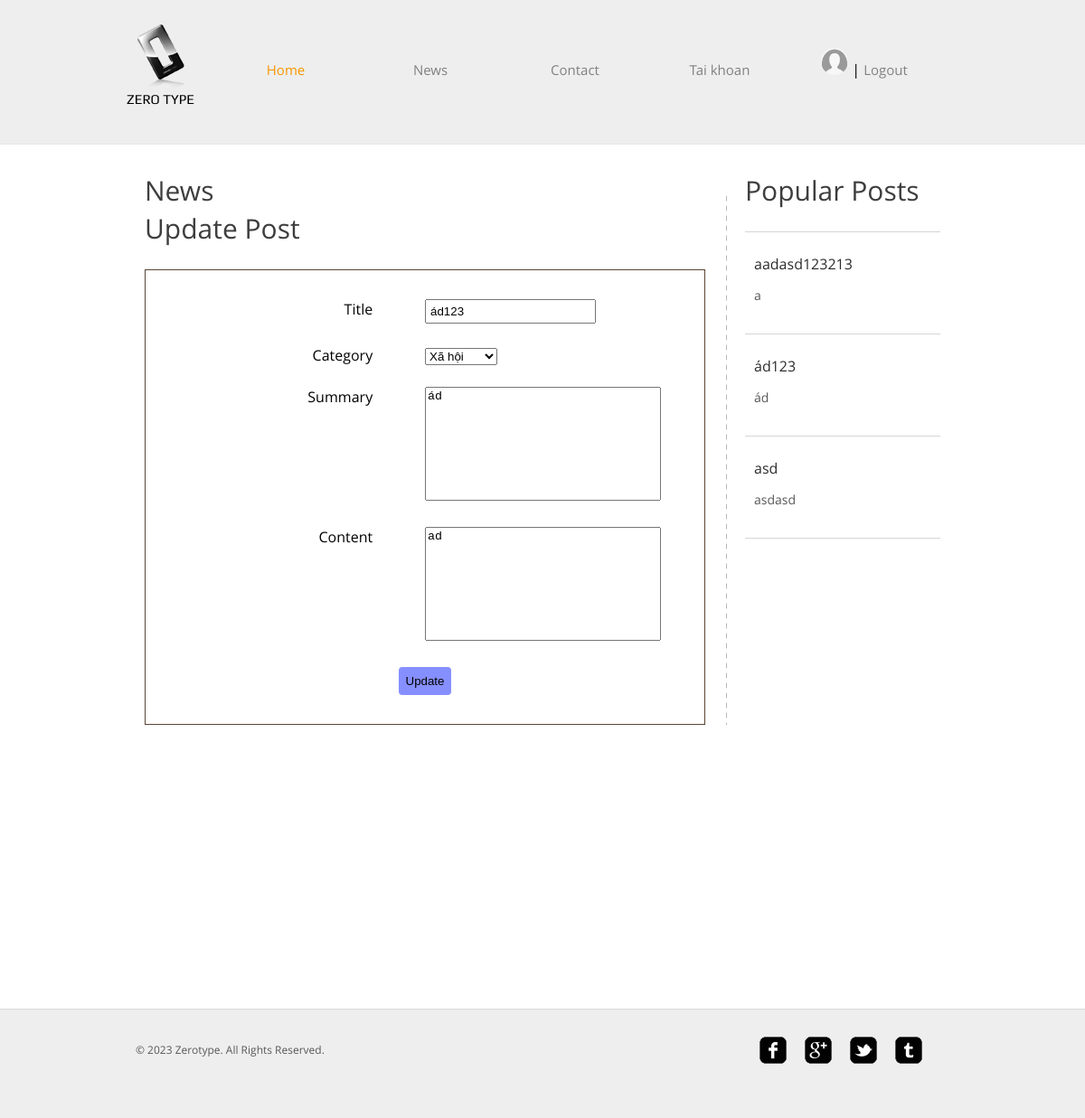
/news.php?state=update&id=4 (signed in), run on the app's committed database.
### tables this page shows
CREATE TABLE `users` (
  `id` int(11) NOT NULL,
  `username` char(100) NOT NULL,
  `gender` char(3) NOT NULL,
  `email` char(100) NOT NULL,
  `phone` char(100) NOT NULL,
  `password` char(100) NOT NULL,
  `hobby` char(100) NOT NULL,
  `avatar` char(100) NOT NULL,
  `role` int(11) DEFAULT 2
);

CREATE TABLE `news` (
  `id` int(11) NOT NULL,
  `category_id` int(11) NOT NULL,
  `user_id` int(11) NOT NULL,
  `title` text NOT NULL,
  `s_content` text DEFAULT NULL,
  `l_content` text NOT NULL,
  `date` date NOT NULL,
  `state` int(11) NOT NULL DEFAULT 0 COMMENT '0: new | 1: posted',
  `number` int(11) NOT NULL DEFAULT 0 COMMENT 'number of reads'
);

### src/control.php (called while the page is built, shortened)
<?php
include 'connect.php';
class Data
{
  public function select_user($email)
  {
    global $conn;
    if ($email == 'all') {
      $sql = "SELECT * FROM users";
    } else {
      $sql = "SELECT * FROM users WHERE email = '$email'";
    }
    $run = mysqli_query($conn, $sql);
    return $run;
  }
}

### src/new.php (called while the page is built, shortened)
<?php
include_once 'src/connect.php';
include_once 'control.php';
class News
{
  public static function getPopularPosts() {
    global $conn;
    $sql =
    "SELECT news.*, users.username as author
    FROM
    news INNER JOIN users
    ON news.user_id = users.id
    ORDER BY number DESC
    LIMIT 3
    ";
    $run = mysqli_query($conn, $sql);
    return $run;
  }
  public static function getNewById( $id)
  {
    global $conn;
    $sql =
      "SELECT news.*, users.username as author
      FROM
      news INNER JOIN users
      ON news.user_id = users.id
    WHERE news.id = $id";
    $run = mysqli_query($conn, $sql);
    return $run;
  }
  public static function getAllCategories()
  {
    global $conn;
    $sql = 'SELECT * FROM categories';
    $run = mysqli_query($conn, $sql);
    return $run;
  }
}

### news.php (the view, shortened to what this page needs)
<?php
include 'src/control.php';
include 'src/new.php';
$data = new Data();
$is_admin = 0;
if (!empty($_SESSION['user'])) {
  $result = $data->select_user($_SESSION['user']);
  $user = mysqli_fetch_assoc($result);
  if ($user['role'] == 0) {
    $is_admin = 1;
  }
}
$state = !empty($_GET['state']) ? $_GET['state'] : '';
?>
<!DOCTYPE html>
<html>
<head>
  <link rel="stylesheet" href="css/style.css" type="text/css">
  <link rel="stylesheet" href="css/main.css">
</head>
<body>
  <?php include 'src/header.php' ?>
  <div id="contents">
    <div class="main">
      <h1>News</h1>
      <ul class="news">
        <?php if ($state == 'new' || $state == 'update' && $is_admin) {
          if ($state == 'update') {
            $result = News::getNewById($_GET['id']);
            $new = mysqli_fetch_assoc($result);
          }
        ?>
          <?php if ($state == 'update') { ?>
            <h1>Update Post</h1>
          <?php } else { ?>
            <h1>New Post</h1>
          <?php } ?>
          <form action="" method="post" autocomplete="off">
            <div class="row">
              <div class="left">Title</div>
              <div class="right">
                <input required type="text" name="txt_title" value="<?= isset($new) ? $new['title'] : '' ?>">
              </div>
            </div>
            <div class="row">
              <div class="left">Category</div>
              <div class="right">
                <select name="txt_category">
                  <?php
                  $result = News::getAllCategories();
                  foreach ($result as $row) {
                    $is_selected = '';
                    if ($state == 'update' && $row['id'] == $new['category_id']) {
                      $is_selected = 'selected';
                    }
                    echo "
                      <option $is_selected value='{$row['id']}'>{$row['name']}</option>
                    ";
                  } ?>
                </select>
              </div>
            </div>
            <div class="row">
              <div class="left">Summary</div>
              <div class="right">
                <textarea name="txt_summary" cols="30" rows="8"><?= isset($new) ? $new['s_content'] : '' ?></textarea>
              </div>
            </div>
            <div class="row">
              <div class="left">Content</div>
              <div class="right">
                <textarea name="txt_content" required cols="30" rows="8"><?= isset($new) ? $new['l_content'] : '' ?></textarea>
              </div>
            </div>
            <div class="row j-center">
              <input type="submit" name="txt_submit" value="<?php echo $state == 'new' ? 'Create' : 'Update' ?>">
            </div>
          </form>
        <?php
        } else if ($state == 'delete' && $is_admin) {
          if (empty($_GET['id'])) {
            echo '<script>
                    do {
                      var id = window.prompt("Vui long nhap id hop le: ");
                      if (id) {
                        window.location.href = `news.php?state=delete&id=${id}`
                      } else {
                        window.location.href = `news.php`
                      }
                    } while(!id);
                    </script>';
            exit();
          }
          $result = News::delete($_GET['id']);
          if ($result) {
            echo '
                  <script>window.location.href = `news.php`</script>
                  ';
          } else {
            echo '
                  <script>window.alert("Xay ra loi khi xoa")</script>
                  ';
          }
        } ?>
      </ul>
    </div>
    <div class="sidebar">
      <h1>Popular Posts</h1>
      <ul class="posts">
        <?php
        $result = News::getPopularPosts();
        foreach ($result as $new) {
        ?>
          <li>
            <h4 class="title"><a href="post.php?id=<?php echo $new['id'] ?>"><?php echo $new['title'] ?></a></h4>
            <p>
              <?php echo $new['s_content'] ?>
            </p>
          </li>
        <?php } ?>
      </ul>
    </div>
  </div>
  <?php include 'src/footer.php' ?>
</body>
</html>

### src/header.php (shortened to what this page needs)
<?php
include_once 'connect.php';
include_once 'control.php';
$data = new Data();
if (!empty($_SESSION['user'])) {
	$result = $data->select_user($_SESSION['user']);
	$user = mysqli_fetch_assoc($result);
}
?>
<div id="header">
	<div>
		<div class="logo">
			<a href="index.php">Zero Type</a>
		</div>
		<ul id="navigation">
			<li class="active">
				<a href="index.php">Home</a>
			</li>
			<li>
				<a href="news.php">News</a>
			</li>
			<li>
				<a href="contact.php">Contact</a>
			</li>
			<li>
				<a href="taikhoan.php">Tai khoan</a>
			</li>
			<li>
				<?php if (empty($_SESSION['user'])) { ?>
						<a href="login.php">Login</a> |
						<a href="register.php">Register</a>
				<?php } else {
					echo "<div>";
					if (!empty($user['avatar'])) {
						echo "<a href='update.php'><img style='width: 30px;height: 30px;border-radius: 50%;' src='{$user['avatar']}' onerror='onLoadAvatarErr(this)' /></a>";
					}
				?> |
					<a href="logout.php">Logout</a>
				<?php echo "</div>";
				} ?>
			</li>
		</ul>
	</div>
</div>

### css/style.css (style rules this page uses)
body { background-color: #fff; font-family: 'OpenSans'; margin: 0; }
img { border: 0; }
.clearfix:after, #contents:after { clear:both; content:""; display:block; height:1%; line-height:0; visibility:hidden; }
#header { background-color: #eee; border-bottom: 1px solid #e6e6e6; padding: 27px 0; }
#header > div, #footer > div { width: 920px; margin: 0 auto; padding: 0 20px; }
#header .logo { float: left; margin-right: 20px; }
#header .logo a { background: url(../images/logo.png) no-repeat center top; color: #000; display: block; font: 15px/30px 'Play'; height: 20px; width: 76px; padding-top: 68px; text-decoration: none; text-transform: uppercase; }
#navigation { display: inline-block; list-style: none; line-height: 100px; margin: 0; padding: 0; }
#navigation li { float: left; width: 160px; text-align: center; }
#navigation li a { color: #818181; font-size: 15px; line-height: 30px; text-decoration: none; }
#navigation li.active a { color: #f99600; }
#contents { min-height: 510px; width: 880px; margin: 0 auto; padding: 54px 40px; }
h1 { color: #3e3e3e; font-size: 30px; font-weight: normal; line-height: 30px; margin: 0 0 30px; }
p { color: #585858; font-size: 16px; line-height: 24px; margin: 0 0 30px; }
.main { float: left; background: url(../images/divider.png) repeat-y right top; min-height: 100px; width: 620px; padding-right: 24px; }
.main h1, .sidebar h1 { margin: 0 0 12px; position: relative; top: -18px; }
.sidebar { float: left; min-height: 848px; width: 216px; margin-left: 20px; }
.sidebar ul, .news { list-style: none; margin: 0; padding: 0; }
.posts { border-top: 1px solid #d5d5d5; }
.posts li { border-bottom: 1px solid #d5d5d5; padding: 24px 10px 0; }
.posts li p { font-size: 14px; }
.posts li .title { font-size: 16px; font-weight: normal; margin: 0 0 12px; }
.posts li .title a { color: #2c2c2c; font-size: 16px; text-decoration: none; }

### news.php (style rules this page uses)
.row { margin: 12px 0; display: flex; justify-content: space-between; }
.row.j-center { display: flex; justify-content: center; }
.row .left { width: 40%; text-align: right; }
.row .right { width: 50%; }
form { border: 1px solid #5a4535; padding: 20px; display: flex; flex-direction: column; }
input { padding: 4px; }
input[type="submit"] { background-color: #868fff; padding: 8px; border: none; border-radius: 4px; cursor: pointer; }
textarea { resize: none; }

### data on the page
users: avatar (placeholder picture)
news: txt_title "ád123", txt_summary "ád", txt_content "ad", title "ád123", s_content "ád"
news: title "aadasd123213", s_content "a"
news: title "asd", s_content "asdasd"

### other printed values
form field txt_category "Xã hội"
